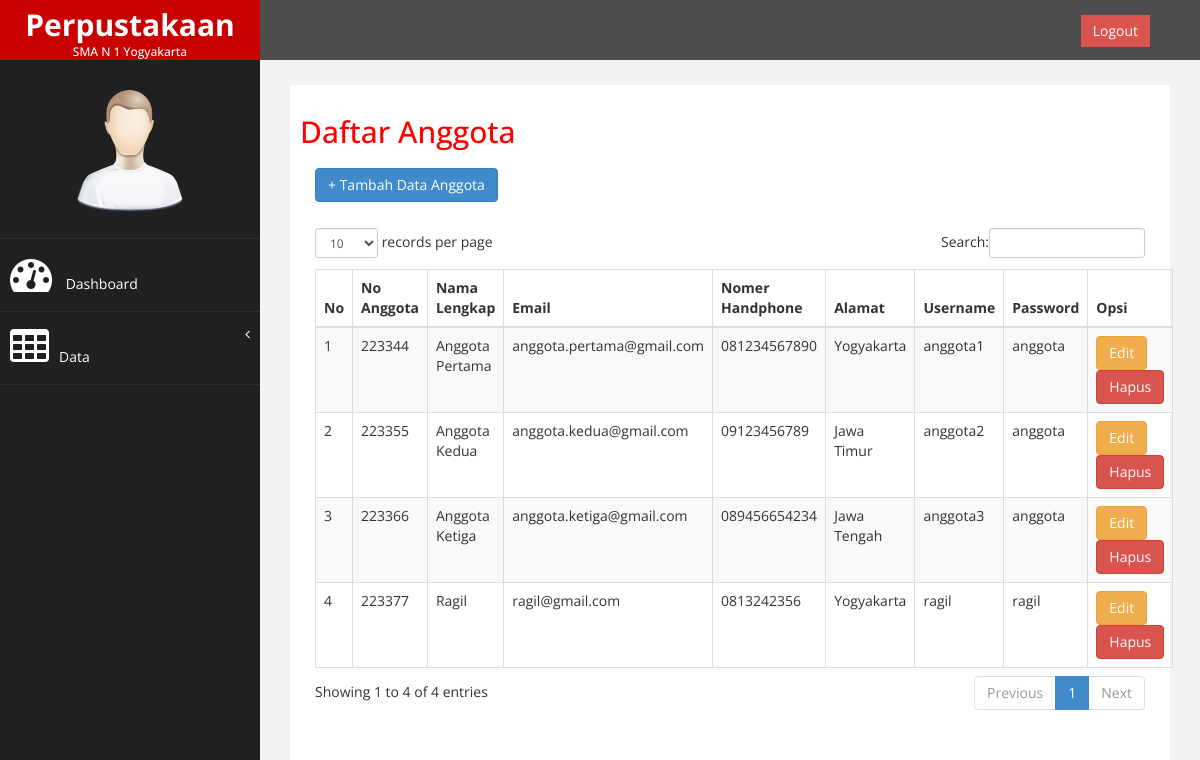
/halaman/petugas/data/anggota/data_anggota.php, run on the app's committed database.
### tables this page shows
CREATE TABLE `tab_anggota` (
  `no_anggota` int(10) NOT NULL,
  `nama_anggota` varchar(200) NOT NULL,
  `email` varchar(100) NOT NULL,
  `no_hp` varchar(20) NOT NULL,
  `alamat` varchar(200) NOT NULL,
  `username` varchar(100) NOT NULL,
  `password` varchar(100) NOT NULL,
  `ulang_pass` varchar(100) NOT NULL
);

### halaman/petugas/data/anggota/data_anggota.php (the view, shortened to what this page needs)
<!DOCTYPE html>
<html xmlns="http://www.w3.org/1999/xhtml">
<head>
    <link href="../../../assets/css/bootstrap.css" rel="stylesheet" />
    <link href="../../../assets/css/font-awesome.css" rel="stylesheet" />
    <link href="../../../assets/js/morris/morris-0.4.3.min.css" rel="stylesheet" />
    <link href="../../../assets/css/custom.css" rel="stylesheet" />
    <link href="../../../assets/js/dataTables/dataTables.bootstrap.css" rel="stylesheet" />
</head>
<body>
    <div id="wrapper">
        <nav class="navbar navbar-default navbar-cls-top " role="navigation" style="margin-bottom: 0">
            <div class="navbar-header">
                <a class="navbar-brand" href="">
                    Perpustakaan<h6>SMA N 1 Yogyakarta</h6>
                </a>
            </div>
  <div style="color: white;
padding: 15px 50px 5px 50px;
float: right;
font-size: 16px;"><a href="../../logout.php" class="btn btn-danger square-btn-adjust">Logout</a> </div>
        </nav>
                <nav class="navbar-default navbar-side" role="navigation">
            <div class="sidebar-collapse">
                <ul class="nav" id="main-menu">
				<li class="text-center">
                    <img src="../../../assets/img/find_user.png" class="user-image img-responsive"/>
					</li>
                    <li>
                        <a href="../../dashboard.php"><i class="fa fa-dashboard fa-3x"></i> Dashboard</a>
                    </li>
                    <li>
                        <a href="#"><i class="fa fa-table fa-3x"></i>Data<span class="fa arrow"></span></a>
                    </li>
                </ul>
            </div>
        </nav>
        <div id="page-wrapper" >
            <div id="page-inner">
                <div class="row">
                    <div class="col-md-12">
                     <h2>Daftar Anggota</h2>
                    </div>
                </div>
                 <div class="panel-heading">
                 <a href="tambah_anggota.php" class="btn btn-primary">+ Tambah Data Anggota</a>
                </div>
                        <div class="panel-body">
                            <div class="table-responsive">
                                <table class="table table-striped table-bordered table-hover" id="dataTables-example">
                                    <thead>
                                        <tr>
                                            <th>No</th>
                                            <th>No Anggota</th>
                                            <th>Nama Lengkap</th>
                                            <th>Email</th>
                                            <th>Nomer Handphone</th>
                                            <th>Alamat</th>
                                            <th>Username</th>
                                            <th>Password</th>
                                            <th>Opsi</th>
                                        </tr>
                                    </thead>
                                    <tbody>
                                        <?php
                                        include "../../../../koneksi.php";
                                        $no = 1;
                                        $ambil = mysqli_query($koneksi,"SELECT*FROM tab_anggota");
                                        while ($data = mysqli_fetch_array($ambil)) {
                                            ?>
                                            <tr class="odd gradeX">
                                                <td><?php echo $no++; ?></td>
                                                <td><?php echo $data['no_anggota']; ?></td>
                                                <td><?php echo $data['nama_anggota']; ?></td>
                                                <td><?php echo $data['email']; ?></td>
                                                <td><?php echo $data['no_hp']; ?></td>
                                                <td><?php echo $data['alamat']; ?></td>
                                                <td><?php echo $data['username']; ?></td>
                                                <td><?php echo $data['ulang_pass']; ?></td>
                                                <td>
                                                    <a href="edit_anggota.php?id=<?php echo $data['no_anggota']; ?>" class="btn btn-warning">Edit</a>
                                                    <a href="hapus_anggota.php?id=<?php echo $data['no_anggota']; ?>" onclick="return confirm('Apakah anda yakin akan menghapus data ini?')" class="btn btn-danger">Hapus</a>
                                                </td>
                                            </tr>
                                            <?php
                                        }
                                        ?>
                                    </tbody>
                                </table>
                            </div>
                        </div>
                    </div>
    </div>
            </div>
</body>
</html>

### halaman/assets/css/custom.css (style rules this page uses)
body { font-family: 'Open Sans', sans-serif; }
#wrapper { width: 100%; background:#202020; }
#page-wrapper { padding: 15px 15px; min-height: 600px; background:#F3F3F3; }
#page-inner { width:100%; margin:10px 20px 10px 0px; background-color:#fff!important; padding:10px; min-height:1200px; }
.text-center { text-align:center; }
h2 { color: #f00; }
.square-btn-adjust { border: 0px solid transparent; -webkit-border-radius: 0px; -moz-border-radius: 0px; border-radius: 0px; }
.user-image { margin: 25px auto; -webkit-border-radius: 10px; -moz-border-radius: 10px; border-radius: 10px; max-height:170px; max-width:170px; }
.navbar-cls-top .navbar-brand { color: #fff; background: #C90000; width: 260px; text-align: center; height: 60px; font-size: 30px; font-weight: 700; }
.arrow { float: right; }
.fa.arrow:before { content: "\f104"; }
.sidebar-collapse , .sidebar-collapse .nav { background:none; }
.sidebar-collapse .nav { padding:0; }
.sidebar-collapse .nav > li > a { color:#fff; background:#202020; text-shadow:none; }
.sidebar-collapse > .nav > li > a { padding:15px 10px; }
.sidebar-collapse > .nav > li { border-bottom: 1px solid rgba(107, 108, 109, 0.19); }
.navbar-side { border:none; background-color: #202020; }
.navbar-cls-top { background:#4D4D4D; border-bottom:none; }
.navbar-default { border:0px solid black; }
.navbar-header { background: #A70303; }
.nav > li > a > i { margin-right:10px; }
@media (min-width:768px) { #page-wrapper { margin: 0 0 0 260px; padding: 15px 30px; min-height: 1200px; } }
@media (min-width:768px) { .navbar-side { z-index: 1; position: absolute; width: 260px; } }
@media (min-width:768px) { .navbar { border-radius: 0px; } }

### data on the page
tab_anggota: no_anggota "223344", nama_anggota "Anggota Pertama", email "anggota.pertama@gmail.com", no_hp "081234567890", alamat "Yogyakarta", username "anggota1", ulang_pass "anggota"
tab_anggota: no_anggota "223355", nama_anggota "Anggota Kedua", email "anggota.kedua@gmail.com", no_hp "09123456789", alamat "Jawa Timur", username "anggota2", ulang_pass "anggota"
tab_anggota: no_anggota "223366", nama_anggota "Anggota Ketiga", email "anggota.ketiga@gmail.com", no_hp "089456654234", alamat "Jawa Tengah", username "anggota3", ulang_pass "anggota"
tab_anggota: no_anggota "223377", nama_anggota "Ragil", email "ragil@gmail.com", no_hp "0813242356", alamat "Yogyakarta", username "ragil", ulang_pass "ragil"
